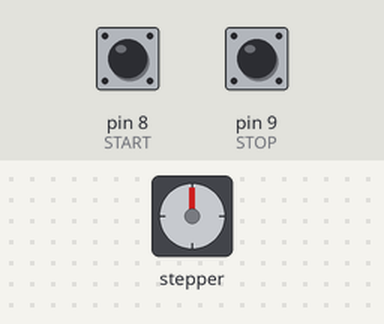
Bench run of a sketch on a simulated Arduino Uno, built with avr-gcc and run on an emulated ATmega328P. Shown: stepper motor. The test bench sets the inputs (shaded band); at power-on: pin 8 (START) HIGH, pin 9 (STOP) HIGH. Stepper angles assume 200 steps per turn.

Above: at 1.2 s.
1.3 s: pin 8 (START) pulled LOW for 0.15 s
At 3.55 s:
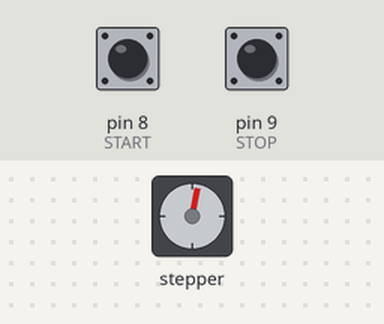
4.3 s: pin 9 (STOP) pulled LOW for 0.15 s
5.9 s: pin 8 (START) pulled LOW for 1 s
At 6.34 s:
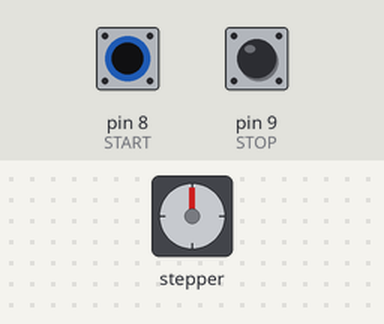
9.9 s: pin 9 (STOP) pulled LOW for 1 s
Timing chart, 0 to 12.9 s (numbered marks = the images above; inputs shaded):
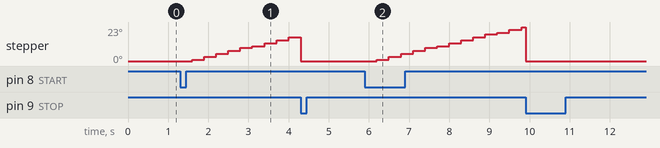

Measured:
- after the input at 1.3 s, stepper: keeps turning clockwise at about 7°/s, starting after 0.30 s
- after the input at 5.9 s, stepper: keeps turning clockwise at about 6°/s, starting after 0.30 s

The sketch:

chronograph.ino
```cpp
//Simple Stepper Control with an H-Bridge
#include <Stepper.h>

//Motor Constants
//Most NEMA-17 Motors have 200 steps/revolution
const int STEPS_PER_REV = 200;

//To do one rotation in a minute,
//we need to know the milliseconds required between steps:
//60 seconds * 100ms / 200steps = 300ms/step
const int MS_PER_STEP = 300;

//H-Bridge Pins
const int COIL1_MC1 = 2;
const int COIL1_MC2 = 3;
const int COIL2_MC1 = 4;
const int COIL2_MC2 = 5;

//Button Pins
const int START = 8;
const int STOP = 9;

//Tracking variables
unsigned long last_time = 0;
unsigned long curr_time = 0;
int steps_taken = 0;

Stepper chronograph(STEPS_PER_REV, COIL1_MC1, COIL1_MC2, COIL2_MC1, COIL2_MC2);

void setup() {

  Serial.begin(9600);

  chronograph.setSpeed(200);

  pinMode(START, INPUT_PULLUP);
  pinMode(STOP, INPUT_PULLUP);

}

void loop() {

  while (digitalRead(START));
  last_time = millis();

  while (digitalRead(STOP) ==HIGH && steps_taken <STEPS_PER_REV)
  {
    curr_time = millis();
    if ((curr_time - last_time)>= MS_PER_STEP) {
      chronograph.step(1);
      steps_taken++;
      last_time = curr_time;
    }
  }
    if(steps_taken <STEPS_PER_REV) chronograph.step(-steps_taken);
    steps_taken =0;

}
```
